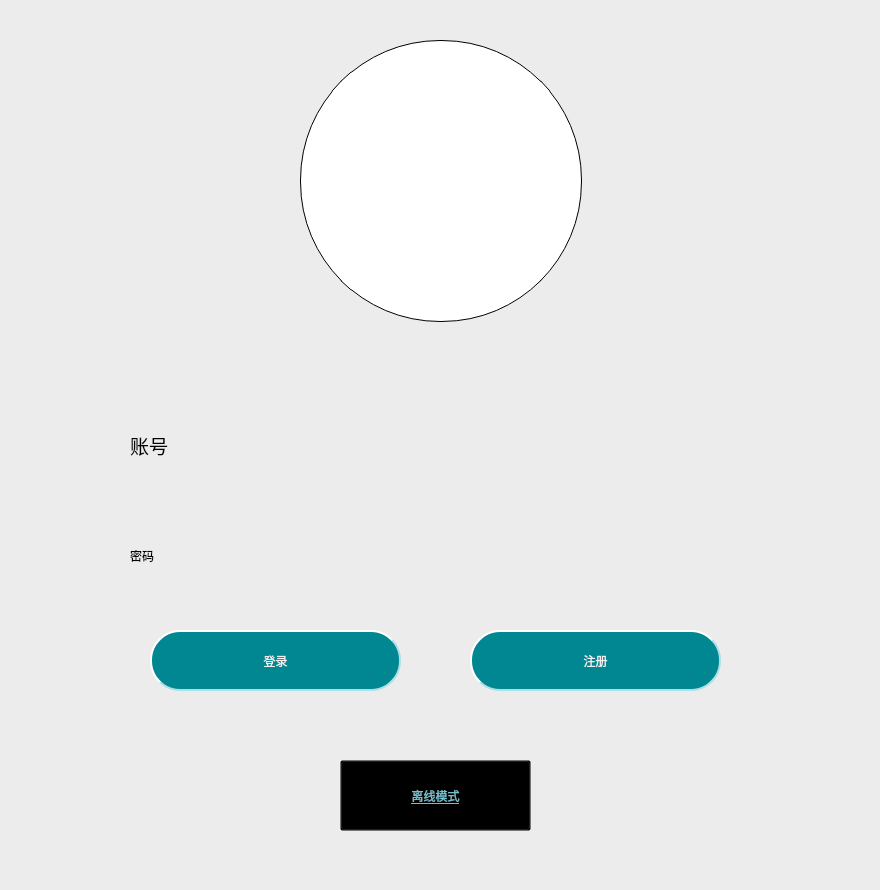
<?xml version="1.0" encoding="UTF-8"?>
<ui version="4.0">
 <class>Login</class>
 <widget class="QWidget" name="Login">
  <property name="geometry">
   <rect>
    <x>0</x>
    <y>0</y>
    <width>880</width>
    <height>890</height>
   </rect>
  </property>
  <property name="minimumSize">
   <size>
    <width>880</width>
    <height>890</height>
   </size>
  </property>
  <property name="maximumSize">
   <size>
    <width>880</width>
    <height>890</height>
   </size>
  </property>
  <property name="windowTitle">
   <string>个人笔记</string>
  </property>
  <property name="windowIcon">
   <iconset resource="file.qrc">
    <normaloff>:/app_icon.png</normaloff>:/app_icon.png</iconset>
  </property>
  <property name="layoutDirection">
   <enum>Qt::LeftToRight</enum>
  </property>
  <property name="styleSheet">
   <string notr="true">background-color:rgb(236, 236, 236);</string>
  </property>
  <widget class="QLabel" name="label_2">
   <property name="geometry">
    <rect>
     <x>300</x>
     <y>40</y>
     <width>282</width>
     <height>282</height>
    </rect>
   </property>
   <property name="layoutDirection">
    <enum>Qt::LeftToRight</enum>
   </property>
   <property name="autoFillBackground">
    <bool>false</bool>
   </property>
   <property name="styleSheet">
    <string notr="true">
background-color:rgb(255, 255, 255);
min-width:     280px;
min-height:    280px;
max-width:     280px;
max-height:    280px;
border-radius: 140px;
border:1px solid black;

</string>
   </property>
   <property name="frameShape">
    <enum>QFrame::NoFrame</enum>
   </property>
   <property name="text">
    <string/>
   </property>
   <property name="pixmap">
    <pixmap resource="file.qrc">:/icon/headimage.png</pixmap>
   </property>
   <property name="alignment">
    <set>Qt::AlignCenter</set>
   </property>
  </widget>
  <widget class="QLabel" name="label_3">
   <property name="geometry">
    <rect>
     <x>130</x>
     <y>410</y>
     <width>71</width>
     <height>71</height>
    </rect>
   </property>
   <property name="font">
    <font>
     <family>Arial</family>
     <pointsize>14</pointsize>
     <weight>50</weight>
     <italic>false</italic>
     <bold>false</bold>
    </font>
   </property>
   <property name="styleSheet">
    <string notr="true">font: 14pt &quot;Arial&quot;;</string>
   </property>
   <property name="text">
    <string>账号</string>
   </property>
  </widget>
  <widget class="QLabel" name="label_4">
   <property name="geometry">
    <rect>
     <x>130</x>
     <y>520</y>
     <width>71</width>
     <height>71</height>
    </rect>
   </property>
   <property name="styleSheet">
    <string notr="true">font: 14pt &quot;Arial&quot;;</string>
   </property>
   <property name="text">
    <string>密码</string>
   </property>
  </widget>
  <widget class="QPushButton" name="pushButton">
   <property name="geometry">
    <rect>
     <x>340</x>
     <y>760</y>
     <width>191</width>
     <height>71</height>
    </rect>
   </property>
   <property name="styleSheet">
    <string notr="true">background-color:transparent;
color:#76becc;
font: 18pt &quot;Arial&quot;;
text-decoration:underline;</string>
   </property>
   <property name="text">
    <string>离线模式</string>
   </property>
  </widget>
  <widget class="QPushButton" name="pushButton_2">
   <property name="geometry">
    <rect>
     <x>150</x>
     <y>630</y>
     <width>251</width>
     <height>61</height>
    </rect>
   </property>
   <property name="styleSheet">
    <string notr="true">QPushButton{
background-color: #008792;
border:2px #afdfe4;
border-radius:30px;
padding:2px ;
border-style: outset;
color:rgb(240,240,240);
font: 12pt &quot;Arial&quot;;}
QPushButton:pressed{
background-color:#145b7d;
border:2px #afdfe4;
border-style:inset;
color:rgb(240,240,240);}
QPushButton:hover{
background-color:rgb(56,150,160);
color:rgba(0,0,0,200);
}


</string>
   </property>
   <property name="text">
    <string>登录</string>
   </property>
  </widget>
  <widget class="QLineEdit" name="lineEdit">
   <property name="geometry">
    <rect>
     <x>260</x>
     <y>410</y>
     <width>401</width>
     <height>71</height>
    </rect>
   </property>
   <property name="font">
    <font>
     <family>Arial</family>
     <pointsize>14</pointsize>
     <weight>50</weight>
     <italic>false</italic>
     <bold>false</bold>
    </font>
   </property>
   <property name="styleSheet">
    <string notr="true">font: 14pt &quot;Arial&quot;;
background-color:transparent;
border-width:0;
border-style:outset;</string>
   </property>
  </widget>
  <widget class="QLineEdit" name="lineEdit_2">
   <property name="geometry">
    <rect>
     <x>260</x>
     <y>520</y>
     <width>401</width>
     <height>71</height>
    </rect>
   </property>
   <property name="styleSheet">
    <string notr="true">font: 14pt &quot;Arial&quot;;
background-color:transparent;
border-width:0;
border-style:outset;</string>
   </property>
   <property name="echoMode">
    <enum>QLineEdit::Password</enum>
   </property>
  </widget>
  <widget class="QPushButton" name="pushButton_3">
   <property name="geometry">
    <rect>
     <x>470</x>
     <y>630</y>
     <width>251</width>
     <height>61</height>
    </rect>
   </property>
   <property name="styleSheet">
    <string notr="true">QPushButton{
background-color: #008792;
border:2px #afdfe4;
border-radius:30px;
padding:2px ;
border-style: outset;
color:rgb(240,240,240);
font: 12pt &quot;Arial&quot;;}
QPushButton:pressed{
background-color:#145b7d;
border:2px #afdfe4;
border-style:inset;
color:rgb(240,240,240);}
QPushButton:hover{
background-color:rgb(56,150,160);
color:rgba(0,0,0,200);
}


</string>
   </property>
   <property name="text">
    <string>注册</string>
   </property>
  </widget>
 </widget>
 <resources>
  <include location="file.qrc"/>
 </resources>
 <connections/>
</ui>
